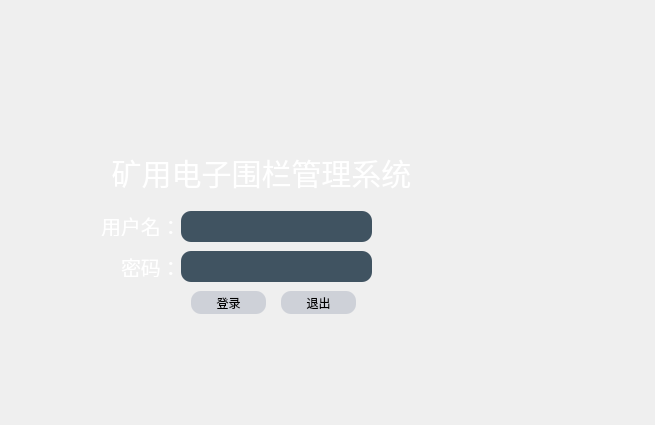
<?xml version="1.0" encoding="UTF-8"?>
<ui version="4.0">
 <class>login</class>
 <widget class="QWidget" name="login">
  <property name="geometry">
   <rect>
    <x>0</x>
    <y>0</y>
    <width>655</width>
    <height>425</height>
   </rect>
  </property>
  <property name="minimumSize">
   <size>
    <width>655</width>
    <height>425</height>
   </size>
  </property>
  <property name="maximumSize">
   <size>
    <width>655</width>
    <height>425</height>
   </size>
  </property>
  <property name="windowTitle">
   <string>Form</string>
  </property>
  <property name="styleSheet">
   <string notr="true"/>
  </property>
  <layout class="QVBoxLayout" name="verticalLayout">
   <item>
    <widget class="QWidget" name="widget" native="true">
     <property name="styleSheet">
      <string notr="true">
#widget{
font-size:15px;
font-style:MingLiU-ExtB;
background-image:url(&quot;:/k.jpg&quot;);
}
#widget_2{
background-color:rgb(255, 255, 255);

}
QFrame{
border:sold 10px rgba(0,0,0);

}
QLineEdit{
color:white;
background-color:#405361;
font-size:18px;
border-style:outset;
border-radius:10px;
font-style:MingLiU-ExtB;
}
QPushButton{
background:#ced1d8;
border-style:outset;
border-radius:10px;
font-style:MingLiU-ExtB;
}
QPushButton:pressed{
background-color:rgb(224,0,0);
border-style:inset;
font-style:MingLiU-ExtB;
}
QCheckBox{
background:rgba(85,170,255,0);
color:white;
font-style:MingLiU-ExtB;
}
QLabel{
background:rgba(85,170,255,0);
color:white;
font-style:MingLiU-ExtB;
font-size:20px;
}
</string>
     </property>
     <widget class="QLabel" name="label">
      <property name="geometry">
       <rect>
        <x>90</x>
        <y>205</y>
        <width>81</width>
        <height>20</height>
       </rect>
      </property>
      <property name="text">
       <string>用户名：</string>
      </property>
     </widget>
     <widget class="QLineEdit" name="username">
      <property name="geometry">
       <rect>
        <x>170</x>
        <y>200</y>
        <width>191</width>
        <height>31</height>
       </rect>
      </property>
     </widget>
     <widget class="QLabel" name="label_2">
      <property name="geometry">
       <rect>
        <x>110</x>
        <y>245</y>
        <width>61</width>
        <height>21</height>
       </rect>
      </property>
      <property name="text">
       <string>密码：</string>
      </property>
     </widget>
     <widget class="QLineEdit" name="password">
      <property name="geometry">
       <rect>
        <x>170</x>
        <y>240</y>
        <width>191</width>
        <height>31</height>
       </rect>
      </property>
      <property name="echoMode">
       <enum>QLineEdit::EchoMode::PasswordEchoOnEdit</enum>
      </property>
     </widget>
     <widget class="QPushButton" name="pushButton">
      <property name="geometry">
       <rect>
        <x>180</x>
        <y>280</y>
        <width>75</width>
        <height>23</height>
       </rect>
      </property>
      <property name="text">
       <string>登录</string>
      </property>
     </widget>
     <widget class="QPushButton" name="pushButton_2">
      <property name="geometry">
       <rect>
        <x>270</x>
        <y>280</y>
        <width>75</width>
        <height>23</height>
       </rect>
      </property>
      <property name="text">
       <string>退出</string>
      </property>
     </widget>
     <widget class="QLabel" name="label_image">
      <property name="geometry">
       <rect>
        <x>80</x>
        <y>70</y>
        <width>441</width>
        <height>61</height>
       </rect>
      </property>
      <property name="text">
       <string/>
      </property>
     </widget>
     <widget class="QLabel" name="label_title">
      <property name="geometry">
       <rect>
        <x>80</x>
        <y>130</y>
        <width>341</width>
        <height>61</height>
       </rect>
      </property>
      <property name="styleSheet">
       <string notr="true">QLabel{
background:rgba(85,170,255,0);
font-style:MingLiU-ExtB;
font-size:30px;
color:white
}</string>
      </property>
      <property name="text">
       <string>矿用电子围栏管理系统</string>
      </property>
      <property name="alignment">
       <set>Qt::AlignmentFlag::AlignCenter</set>
      </property>
     </widget>
    </widget>
   </item>
  </layout>
 </widget>
 <resources/>
 <connections/>
</ui>
